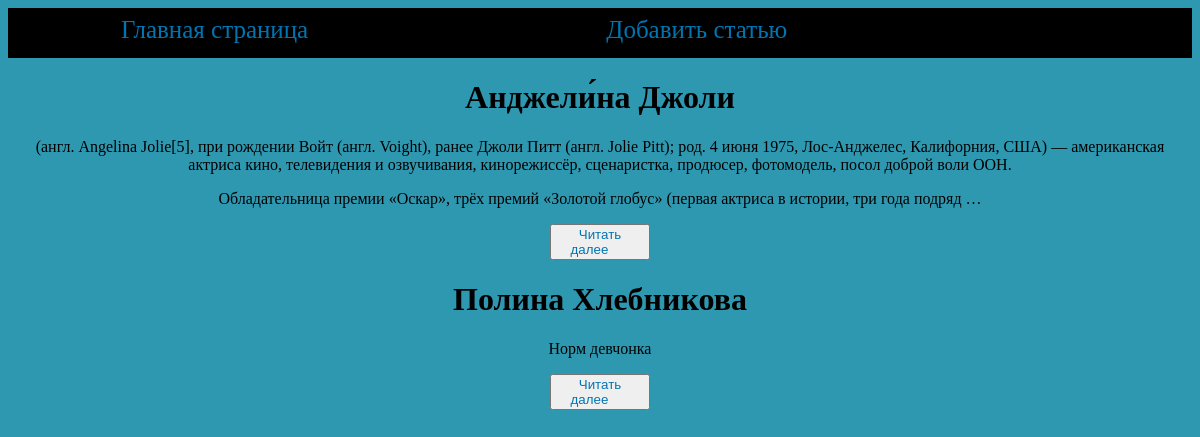
The page / on the database its author committed.
### main/models.py (models this page shows, shortened)
class Women(models.Model):
    title = models.CharField(max_length=255)
    content = models.TextField(blank=True)
    time_create = models.DateTimeField(auto_now_add=True)

### main/views.py (the view)
# urls.py: path('', home, name='home'),
def home(request):
    women = Women.objects.all()
    data = {
        'title': 'Главная страница',
        'women': women
    }
    return render(request, 'main/home.html', data)

### main/templates/main/home.html (shortened to what this page needs)
{% extends 'main/base.html' %}
{% block content %}
    <div  style="text-align: center;" class="content">
        {% for w in women %}
            <h1>{{ w.title }}</h1>
            <p>{{ w.content|linebreaks|truncatewords:50 }}</p>
            <button><a style="text-decoration: none;" href="{% url 'showpost' w.pk %}">Читать далее</a></button>
        {% endfor %}
    </div>
{% endblock %}

### main/templates/main/base.html (shortened to what this page needs)
{% load static %}
<html lang="en">
<head>
    <link rel="stylesheet" href="{% static 'main/css/style.css' %}">
</head>
<body>
    <aside style="background: #000; width: 100%; height: 50px;">
        <div class="upbar" style="text-align: center; padding: 0.7%; font-size: 25px;">
            <a href="{% url 'home' %}">Главная страница</a>
            <a href="{% url 'addpost' %}">Добавить статью</a>
        </div>
    </aside>
    <main>
        {% block content %}
        {% endblock %}
    </main>
</body>
</html>

### main/static/main/css/style.css (style rules this page uses)
body { background: #2e98b0; }
a { color: #0075B2; text-decoration: none; margin-right: 25%; }

### rows shown on the page
Women: title "Анджели́на Джоли", content "(англ. Angelina Jolie[5], при рождении Войт (англ. Voight), ранее Джоли Питт (англ. Jolie Pitt); род. 4 июня 1975, Лос-Анджелес, Калифорния, США) — американская актриса кино, телевидения и озвучивания, кинорежиссёр, сценаристка, продюсер, фотомодель, посол доброй воли ООН. Обладательница премии «Оскар», трёх премий «Золотой глобус» (первая актриса в истории, три года подряд …"
Women: title "Полина Хлебникова", content "Норм девчонка"
